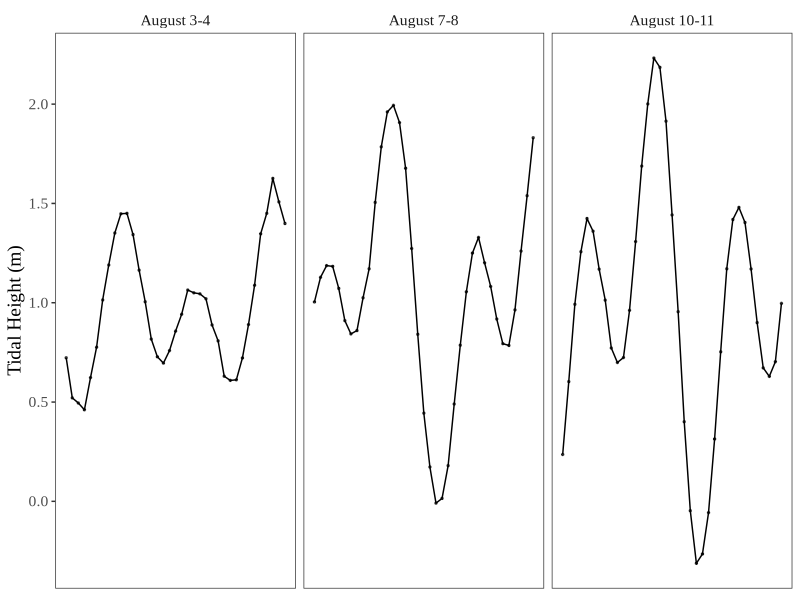
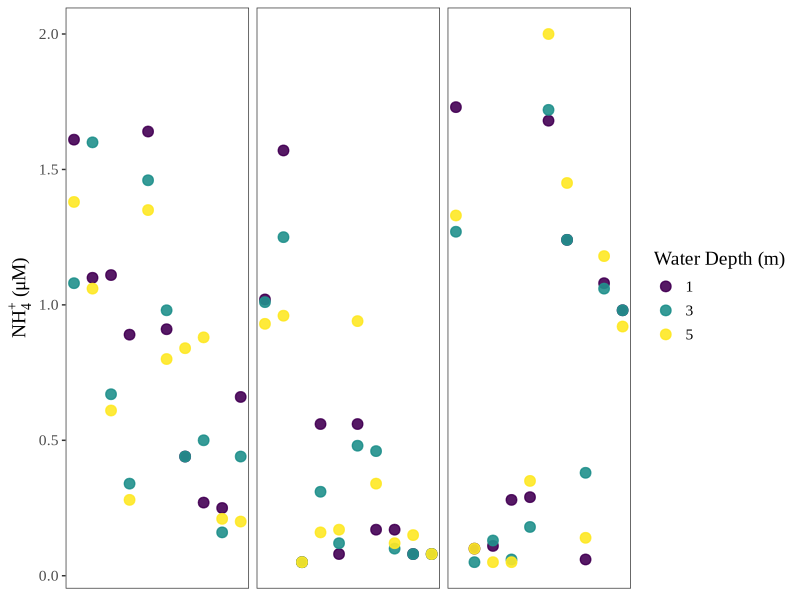
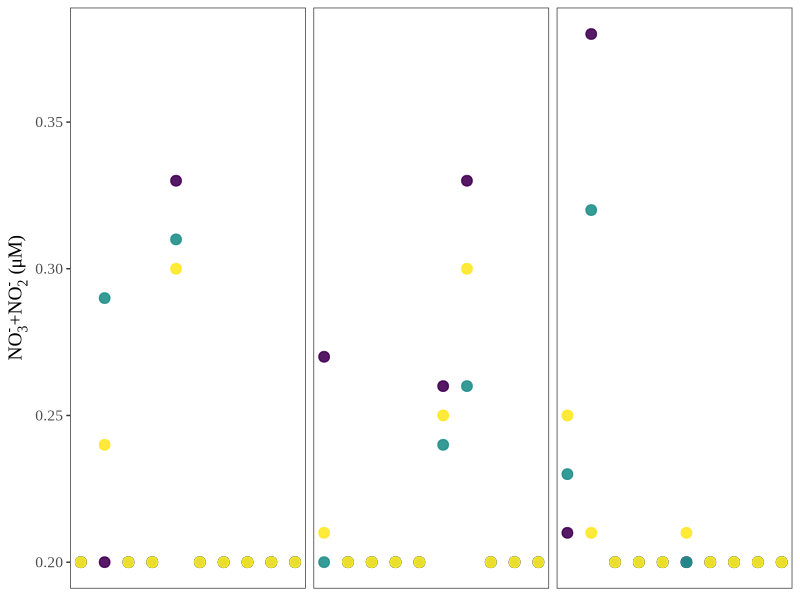
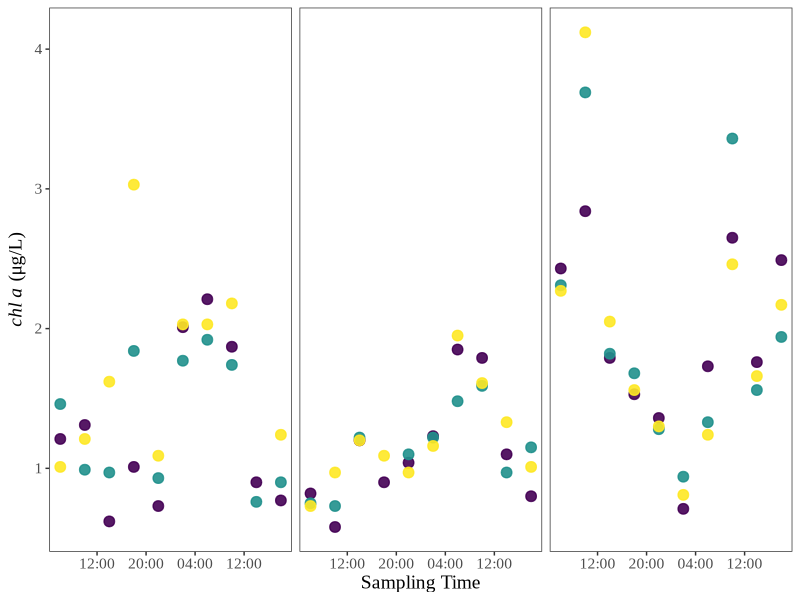
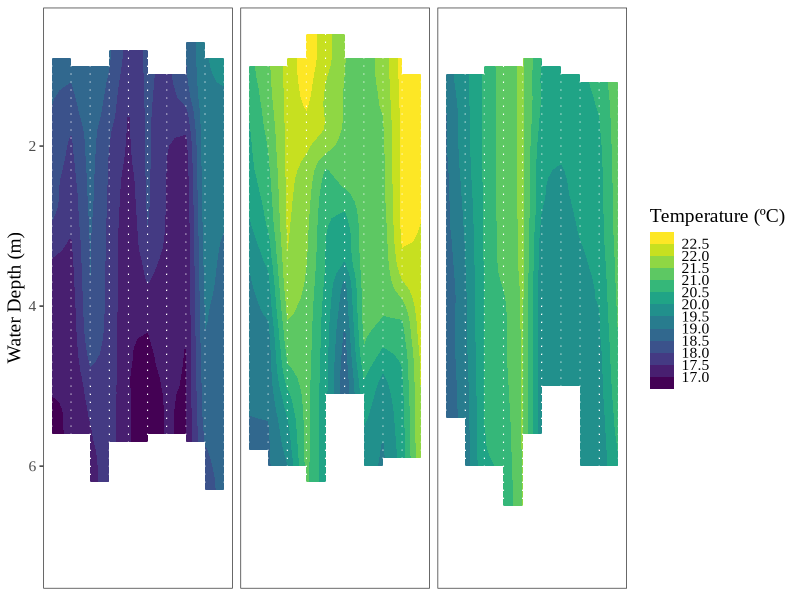
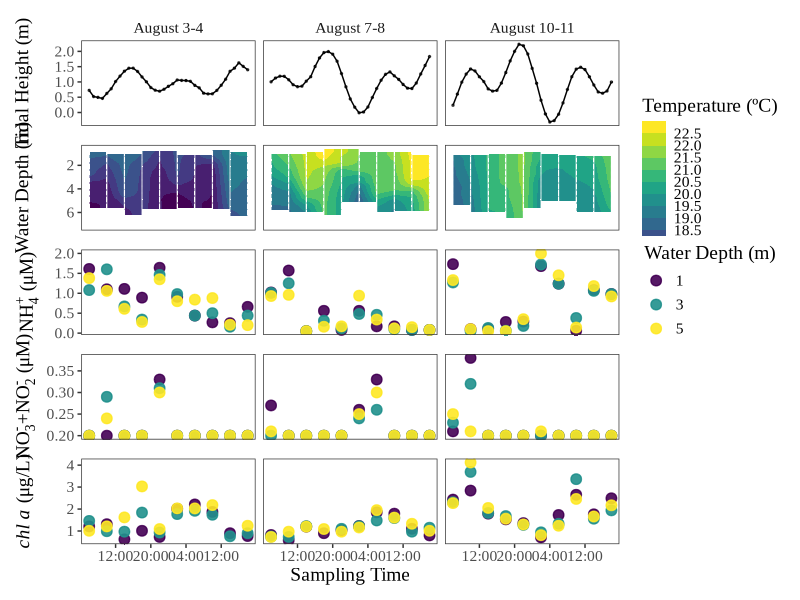

Reproduce these figures in R, in order.
# Diel Data Analysis
# Heili Lowman
# 6/28/21

# The following script will analyze diel sampling data collected
# in 2018 for the sediment nutrient recycling manuscript.


# Setup -------------------------------------------------------------------

# Load packages
library(tidyverse) 
library(lubridate)
library(viridis)
library(patchwork)
library(here)

# Load necessary datasets
# As published at https://doi.org/10.6073/pasta/7a41a41c52b425c564de7aa079839049
nuts_dat <- read_csv("data_raw/Diel_nutrients.csv")
ctd_dat <- read_csv("data_raw/Diel_CTD.csv")
# Tide data published by NOAA/NOS/CO-OPS
# Disclaimer: These data are based upon the latest information available as of the date of your request, and may differ from the published tide tables.
# Daily Tide Predictions
# StationName: Santa Barbara; State: CA; Stationid: 9411340
# Prediction Type: Harmonic
# From: 20180803 00:00 - 20180812 23:00
# Units: Metric; Time Zone: LST_LDT; Datum: MLLW
# Interval Type: Hourly
# As published at: https://tidesandcurrents.noaa.gov/waterlevels.html?id=9411340&units=metric&bdate=20180803&edate=20180812&timezone=LST/LDT&datum=MLLW&interval=h&action=data
tides_dat <- read_csv("data_raw/bound_tides_pub.csv")


# Figures -----------------------------------------------------------------

# Tidal paneled figure

trial_names <- list('A'="August 3-4", 'B'="August 7-8", 'C'="August 10-11")
trial_labeller <- function(variable,value){
  return(trial_names[value])
}

dailytides <- ggplot(data = tides_dat, aes(x = Hour, y = Verified_m)) +
  geom_point(size = 0.5, alpha = 0.7) +
  geom_line() +
  labs(y = 'Tidal Height (m)') +
  facet_wrap(~SampleDate, labeller = trial_labeller) +
  theme_bw() +
  theme(text=element_text(family="Times New Roman", size=14),
        panel.grid.major = element_blank(), 
        panel.grid.minor = element_blank(),
        panel.background = element_blank(),
        axis.title.x=element_blank(),
        axis.text.x=element_blank(),
        axis.ticks.x=element_blank(),
        strip.background = element_blank(),
        #strip.text.x = element_blank(),
        legend.position = "none")

dailytides

# Ammonium paneled figure

fig_nh4 <- nuts_dat %>%
  mutate(Depth_f = factor(Depth),
         Trial_f = factor(case_when(DateTime < "2018-08-05 00:00:00" ~ 1,
                                    DateTime > "2018-08-05 00:00:00" & 
                                      DateTime < "2018-08-09 00:00:00" ~ 2,
                                    DateTime > "2018-08-09 00:00:00" ~ 3))) %>%
  ggplot(aes(DateTime, NH4, color=Depth_f)) +
  scale_color_viridis(discrete=TRUE) +
  geom_point(size = 3, stroke = 0.75, alpha = 0.9) +
  scale_x_datetime(date_labels = "%H:%M", date_breaks = "8 hours") +
  ylab(expression(paste(NH[4]^{"+"}," (μM)"))) +
  labs(color = "Water Depth (m)") +  
  theme_bw() + 
  facet_grid(.~Trial_f, scales="free") +
  theme(text=element_text(family="Times New Roman", size=14),
        panel.grid.major = element_blank(), 
        panel.grid.minor = element_blank(),
        panel.background = element_blank(),
        axis.title.x=element_blank(),
        axis.text.x=element_blank(),
        axis.ticks.x=element_blank(),
        strip.background = element_blank(),
        strip.text.x = element_blank(),
        legend.position = "right")

fig_nh4

# Nitrate paneled figure

fig_no3 <- nuts_dat %>%
  mutate(Depth_f = factor(Depth),
         Trial_f = factor(case_when(DateTime < "2018-08-05 00:00:00" ~ 1,
                                    DateTime > "2018-08-05 00:00:00" & 
                                      DateTime < "2018-08-09 00:00:00" ~ 2,
                                    DateTime > "2018-08-09 00:00:00" ~ 3))) %>%
  ggplot(aes(DateTime, NO3_NO2, color=Depth_f)) +
  scale_color_viridis(discrete=TRUE) +
  geom_point(size = 3, stroke = 0.75, alpha = 0.9) +
  scale_x_datetime(date_labels = "%H:%M", date_breaks = "8 hours") +
  ylab(expression(paste(NO[3]^{"-"}, "+", NO[2]^{"-"}, " (μM)"))) +
  labs(color = "Water Depth (m)") +  
  theme_bw() + 
  facet_grid(.~Trial_f, scales="free") +
  theme(text=element_text(family="Times New Roman", size=14),
        panel.grid.major = element_blank(), 
        panel.grid.minor = element_blank(),
        panel.background = element_blank(),
        strip.background = element_blank(),
        strip.text.x = element_blank(),
        axis.title.x=element_blank(),
        axis.text.x=element_blank(),
        axis.ticks.x=element_blank(),
        legend.position = "none")

fig_no3

# Chlorophyll paneled figure

fig_chla <- nuts_dat %>%
  mutate(Depth_f = factor(Depth),
         Trial_f = factor(case_when(DateTime < "2018-08-05 00:00:00" ~ 1,
                                    DateTime > "2018-08-05 00:00:00" & 
                                      DateTime < "2018-08-09 00:00:00" ~ 2,
                                    DateTime > "2018-08-09 00:00:00" ~ 3))) %>%
  ggplot(aes(DateTime, Chla, color=Depth_f)) +
  scale_color_viridis(discrete=TRUE) +
  geom_point(size = 3, stroke = 0.75, alpha = 0.9) +
  scale_x_datetime(date_labels = "%H:%M", date_breaks = "8 hours") +
  ylab(expression(paste(italic("chl a"), " (μg/L)"))) +
  labs(color = "Water Depth (m)",
       x = "Sampling Time") +  
  theme_bw() + 
  facet_grid(.~Trial_f, scales="free") +
  theme(text=element_text(family="Times New Roman", size=14),
        panel.grid.major = element_blank(), 
        panel.grid.minor = element_blank(),
        panel.background = element_blank(),
        strip.background = element_blank(),
        strip.text.x = element_blank(),
        #axis.title.x=element_blank(),
        #axis.text.x=element_blank(),
        #axis.ticks.x=element_blank(),
        legend.position = "none")

fig_chla

# Temperature paneled figure

dailytemp <- ctd_dat %>%
  mutate(Trial_f = factor(case_when(DateTime < "2018-08-05 00:00:00" ~ 1,
                                    DateTime > "2018-08-05 00:00:00" & 
                                      DateTime < "2018-08-09 00:00:00" ~ 2,
                                    DateTime > "2018-08-09 00:00:00" ~ 3))) %>%
  # group by trial, date, and bin data by 0.1 m intervals
  group_by(Trial_f, DateTime, cut(Depth, breaks=seq(0, 7.3, by = 0.1) )) %>%
  mutate(Temp_binned = mean(Temperature, na.rm = TRUE)) %>%
  ungroup() %>%
  rename(DepthRange = `cut(Depth, breaks = seq(0, 7.3, by = 0.1))`) %>%
  # need to pull out the depth value from the range to make contouring work
  separate(col = DepthRange, into = c("start", "end"), sep = ",") %>%
  mutate(DepthRange_start = parse_number(start),
         DepthRange_end = parse_number(end)) %>%
  # and finally need to group so there's only one time-depth measurement
  group_by(Trial_f, DateTime, DepthRange_start) %>%
  summarize(Temp_binned_grouped = mean(Temp_binned)) %>%
  ungroup() %>%
  ggplot(aes(x = DateTime, y = DepthRange_start, z = Temp_binned_grouped)) + # specify aesthetics
  scale_y_reverse() + # flip the y axis so values increase with depth
  geom_contour_filled() + # create contour plot
  guides(fill = guide_colorsteps(barheight = unit(4, "cm"))) + # edit the legend not to display bins
  geom_point(shape = 20, color = "white", size=0.1, stroke=0.2) + # adds vertical lines for casts
  labs(y = "Water Depth (m)",
       fill = "Temperature (ºC)") +
  facet_grid(~Trial_f, scales = "free") + # scales free in order to only display a given day's data
  theme_bw() +
  theme(text=element_text(family="Times New Roman", size=14),
        panel.grid.major = element_blank(), 
        panel.grid.minor = element_blank(),
        panel.background = element_blank(),
        axis.title.x=element_blank(),
        axis.text.x=element_blank(),
        axis.ticks.x=element_blank(),
        strip.background = element_blank(),
        strip.text.x = element_blank())

dailytemp

# Combine and export figure -----------------------------------------------

full_fig_4 <- dailytides /
  dailytemp /
  fig_nh4 /
  fig_no3 /
  fig_chla

full_fig_4

# Export map to desktop.
# ggsave(("Figure_4.tiff"),
#        path = "/Users/heililowman/Desktop/R_figures/Sediment_N",
#        width = 25,
#        height = 25,
#        units = "cm"
#        )

# End of script
